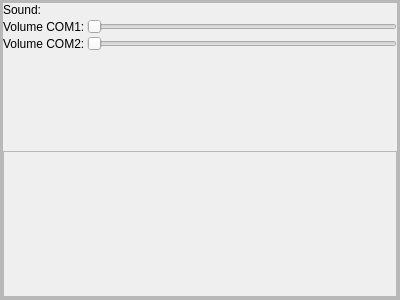
<?xml version="1.0" encoding="UTF-8"?>
<ui version="4.0">
 <class>CAudioComponent</class>
 <widget class="QFrame" name="CAudioComponent">
  <property name="geometry">
   <rect>
    <x>0</x>
    <y>0</y>
    <width>400</width>
    <height>300</height>
   </rect>
  </property>
  <property name="windowTitle">
   <string>Audio</string>
  </property>
  <property name="frameShape">
   <enum>QFrame::StyledPanel</enum>
  </property>
  <property name="frameShadow">
   <enum>QFrame::Raised</enum>
  </property>
  <layout class="QVBoxLayout" name="vl_AudioComponent">
   <property name="spacing">
    <number>0</number>
   </property>
   <property name="leftMargin">
    <number>0</number>
   </property>
   <property name="topMargin">
    <number>0</number>
   </property>
   <property name="rightMargin">
    <number>0</number>
   </property>
   <property name="bottomMargin">
    <number>0</number>
   </property>
   <item>
    <widget class="QScrollArea" name="sa_AudioComponent">
     <property name="sizePolicy">
      <sizepolicy hsizetype="Preferred" vsizetype="Preferred">
       <horstretch>0</horstretch>
       <verstretch>0</verstretch>
      </sizepolicy>
     </property>
     <property name="widgetResizable">
      <bool>true</bool>
     </property>
     <widget class="QWidget" name="sa_AudioComponentInner">
      <property name="geometry">
       <rect>
        <x>0</x>
        <y>0</y>
        <width>396</width>
        <height>296</height>
       </rect>
      </property>
      <layout class="QVBoxLayout" name="vl_ScrollAreaInner">
       <property name="spacing">
        <number>0</number>
       </property>
       <property name="sizeConstraint">
        <enum>QLayout::SetMaximumSize</enum>
       </property>
       <property name="leftMargin">
        <number>0</number>
       </property>
       <property name="topMargin">
        <number>0</number>
       </property>
       <property name="rightMargin">
        <number>0</number>
       </property>
       <property name="bottomMargin">
        <number>0</number>
       </property>
       <item>
        <widget class="QFrame" name="fr_AudioComponentInner">
         <property name="frameShape">
          <enum>QFrame::StyledPanel</enum>
         </property>
         <property name="frameShadow">
          <enum>QFrame::Raised</enum>
         </property>
         <layout class="QVBoxLayout" name="vl_AudioComponentInner">
          <property name="spacing">
           <number>2</number>
          </property>
          <property name="leftMargin">
           <number>0</number>
          </property>
          <property name="topMargin">
           <number>0</number>
          </property>
          <property name="rightMargin">
           <number>0</number>
          </property>
          <property name="bottomMargin">
           <number>0</number>
          </property>
          <item>
           <layout class="QFormLayout" name="fl_AudioVolume">
            <item row="0" column="0">
             <widget class="QLabel" name="lbl_AudioSound">
              <property name="sizePolicy">
               <sizepolicy hsizetype="Preferred" vsizetype="Preferred">
                <horstretch>0</horstretch>
                <verstretch>0</verstretch>
               </sizepolicy>
              </property>
              <property name="text">
               <string>Sound:</string>
              </property>
             </widget>
            </item>
            <item row="1" column="0">
             <widget class="QLabel" name="lbl_VolumeCom1">
              <property name="text">
               <string>Volume COM1:</string>
              </property>
             </widget>
            </item>
            <item row="1" column="1">
             <widget class="QSlider" name="hs_VolumeCom1">
              <property name="orientation">
               <enum>Qt::Horizontal</enum>
              </property>
             </widget>
            </item>
            <item row="2" column="0">
             <widget class="QLabel" name="lbl_VolumeCom2">
              <property name="text">
               <string>Volume COM2:</string>
              </property>
             </widget>
            </item>
            <item row="2" column="1">
             <widget class="QSlider" name="hs_VolumeCom2">
              <property name="orientation">
               <enum>Qt::Horizontal</enum>
              </property>
             </widget>
            </item>
           </layout>
          </item>
          <item>
           <widget class="BlackGui::Components::CAudioSetup" name="comp_AudioSetup">
            <property name="frameShape">
             <enum>QFrame::StyledPanel</enum>
            </property>
            <property name="frameShadow">
             <enum>QFrame::Raised</enum>
            </property>
           </widget>
          </item>
         </layout>
        </widget>
       </item>
      </layout>
     </widget>
    </widget>
   </item>
  </layout>
 </widget>
 <customwidgets>
  <customwidget>
   <class>BlackGui::Components::CAudioSetup</class>
   <extends>QFrame</extends>
   <header>blackgui/components/audiosetup.h</header>
   <container>1</container>
  </customwidget>
 </customwidgets>
 <resources/>
 <connections/>
</ui>
